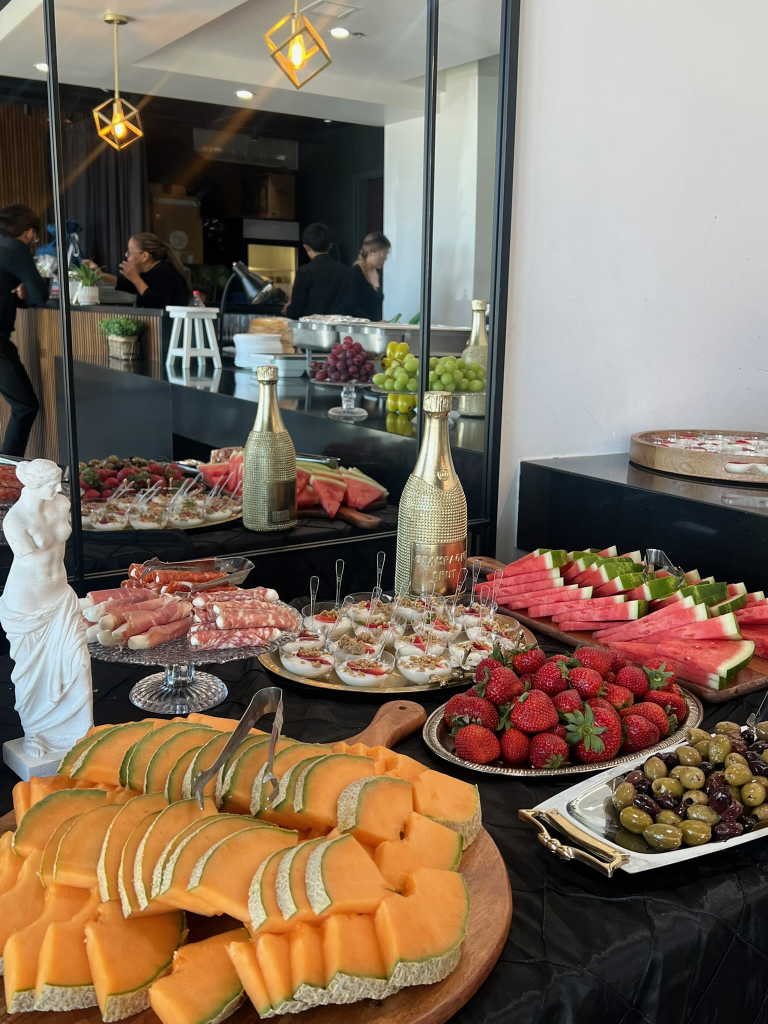
#> input picture GalleryPhotos/11.jpg, 1536 x 2048 px (shown at 1/2 size); its folder holds only this picture in this run
$ python make-gallery-thumbs.py
#> lines starting #> are read from the running program, lines starting #| are printed output that depends on the picture
#!/usr/bin/env python3
"""Generate square gallery thumbnails.

The grid shows each photo in a square tile about 271 CSS px wide at most, but the
originals are ~3 MP portraits, so the grid used to pull ~51 MB to draw postage
stamps. These thumbnails are pre-cropped to the same square the CSS would crop to,
at sizes that stay sharp up to a 3x display. The lightbox still loads the
untouched original, so the full-size view keeps every pixel.

Run after adding photos to GalleryPhotos/:
    python3 tools/make-gallery-thumbs.py
"""
from PIL import Image, ImageOps
import os, sys

SRC = "GalleryPhotos"
WIDTHS = [400, 600, 900]
QUALITY = 86

def main():
    root = os.path.dirname(os.path.dirname(os.path.abspath(__file__)))
    src = os.path.join(root, SRC)
    files = sorted((f for f in os.listdir(src) if f.lower().endswith(".jpg")),
                   key=lambda f: int(f.split(".")[0]))
    for w in WIDTHS:
        os.makedirs(os.path.join(src, "thumbs", str(w)), exist_ok=True)

    written = total = 0
    for f in files:
        im = ImageOps.exif_transpose(Image.open(os.path.join(src, f))).convert("RGB")
#> im is the input picture: PIL image 1536x2048 RGB; mean R, G, B 126.9, 109.9, 93.4
        for w in WIDTHS:
            out = os.path.join(src, "thumbs", str(w), f)
            # Centre-crop to a square first: object-cover would crop the same way,
            # so the pixels outside it are pure waste on the wire.
            sq = ImageOps.fit(im, (w, w), method=Image.LANCZOS, centering=(0.5, 0.5))
            sq.save(out, "JPEG", quality=QUALITY, optimize=True, progressive=True)
            total += os.path.getsize(out)
            written += 1
#> this loop made 3 passes
#> pass 1, in main, `sq = ImageOps.fit(im, (w, w), method=Image.LANCZOS, centering=(0.5, 0...`:
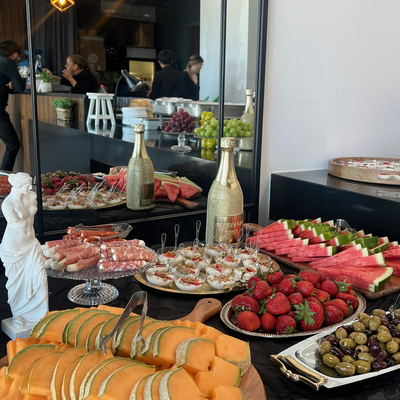
#> sq: PIL image 400x400 RGB; mean R, G, B 121.4, 105.7, 92.1
#> pass 2, in main, `sq = ImageOps.fit(im, (w, w), method=Image.LANCZOS, centering=(0.5, 0...`:
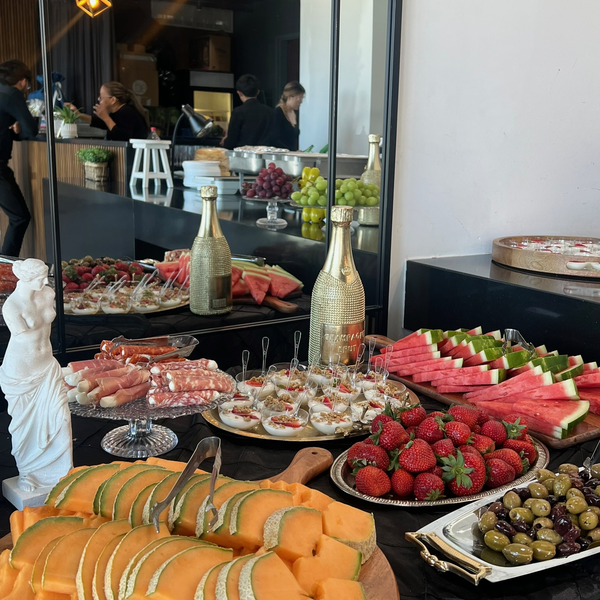
#> sq: PIL image 600x600 RGB; mean R, G, B 121.4, 105.7, 92.1
#> after the loop, total = 335515; written = 3
    print(f"wrote {written} thumbnails for {len(files)} photos, {total/1e6:.2f} MB total")
#| wrote 3 thumbnails for 1 photos, 0.34 MB total

if __name__ == "__main__":
    sys.exit(main())
#> (the program exits here)

$ run again, on GalleryPhotos/17.jpg
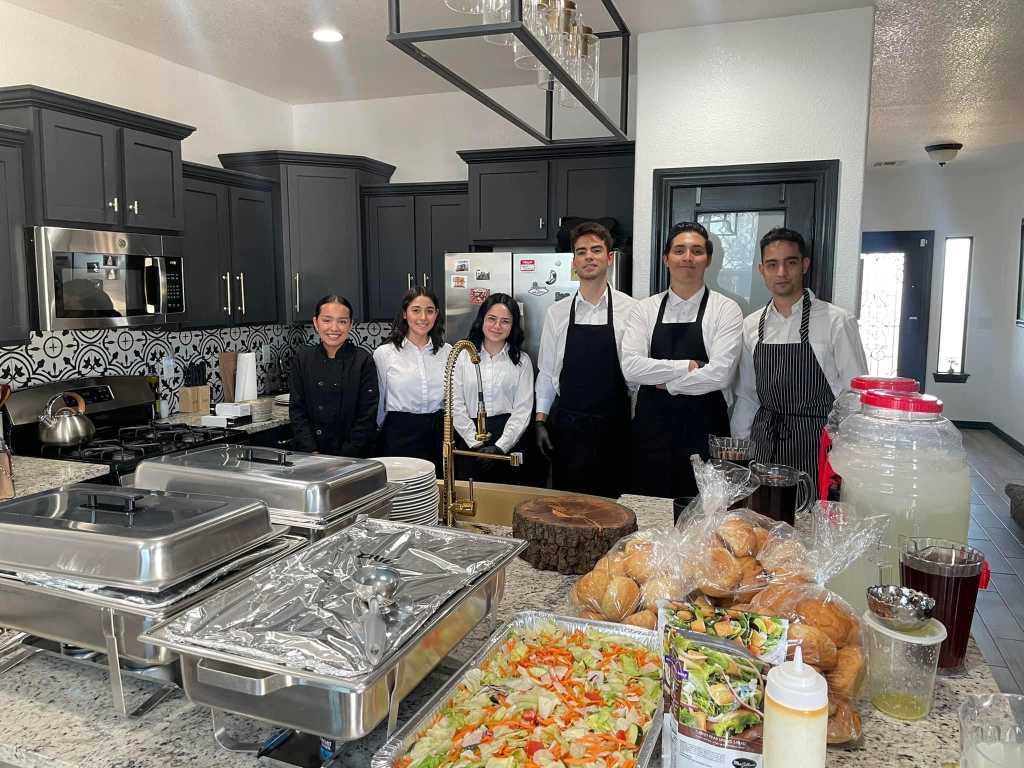
#> input picture GalleryPhotos/17.jpg, 2048 x 1536 px (shown at 1/2 size)
#> in main, im is the input picture: PIL image 2048x1536 RGB; mean R, G, B 127.5, 122, 113.5
#> the loop in main, `for w in WIDTHS:` made 3 passes
#> pass 1, in main, `sq = ImageOps.fit(im, (w, w), method=Image.LANCZOS, centering=(0.5, 0...`:
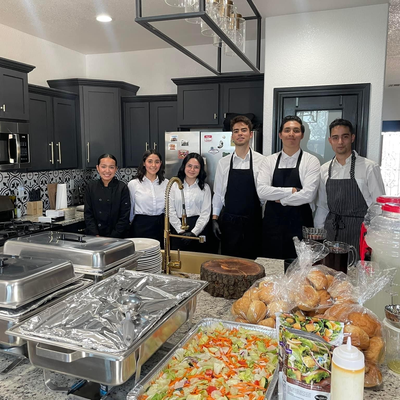
#> sq: PIL image 400x400 RGB; mean R, G, B 127, 120.6, 111.3
#> pass 2, in main, `sq = ImageOps.fit(im, (w, w), method=Image.LANCZOS, centering=(0.5, 0...`:
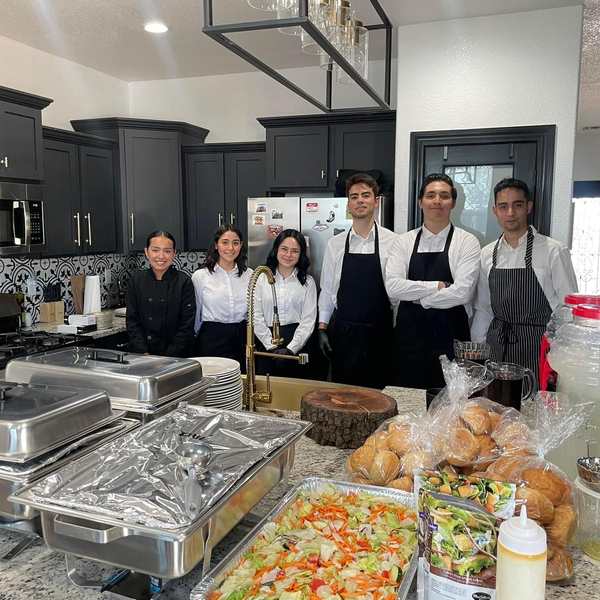
#> sq: PIL image 600x600 RGB; mean R, G, B 126.9, 120.6, 111.3
#> after the loop in main, `for w in WIDTHS:`: total = 376904; written = 3
#| wrote 3 thumbnails for 1 photos, 0.38 MB total

$ run again, on GalleryPhotos/18.jpg
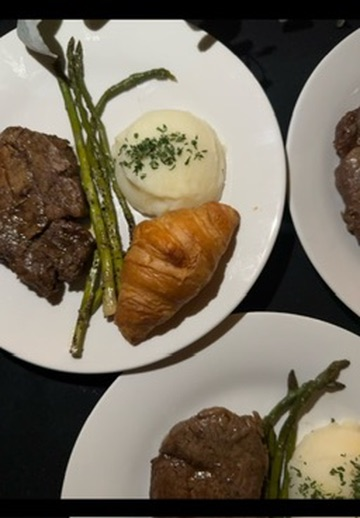
#> input picture GalleryPhotos/18.jpg, 360 x 518 px
#> in main, im is the input picture: PIL image 360x518 RGB; mean R, G, B 119.9, 110.4, 94.2
#> the loop in main, `for w in WIDTHS:` made 3 passes
#> pass 1, in main, `sq = ImageOps.fit(im, (w, w), method=Image.LANCZOS, centering=(0.5, 0...`:
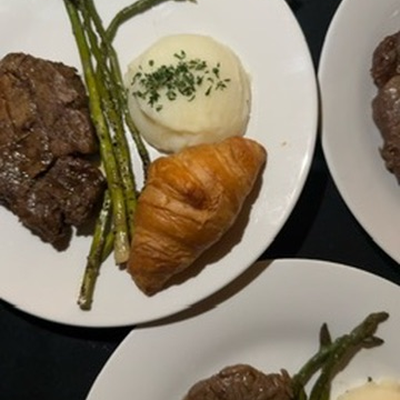
#> sq: PIL image 400x400 RGB; mean R, G, B 134.5, 122.9, 103.9
#> after the loop in main, `for w in WIDTHS:`: total = 159119; written = 3
#| wrote 3 thumbnails for 1 photos, 0.16 MB total

$ run again, on GalleryPhotos/2.jpg
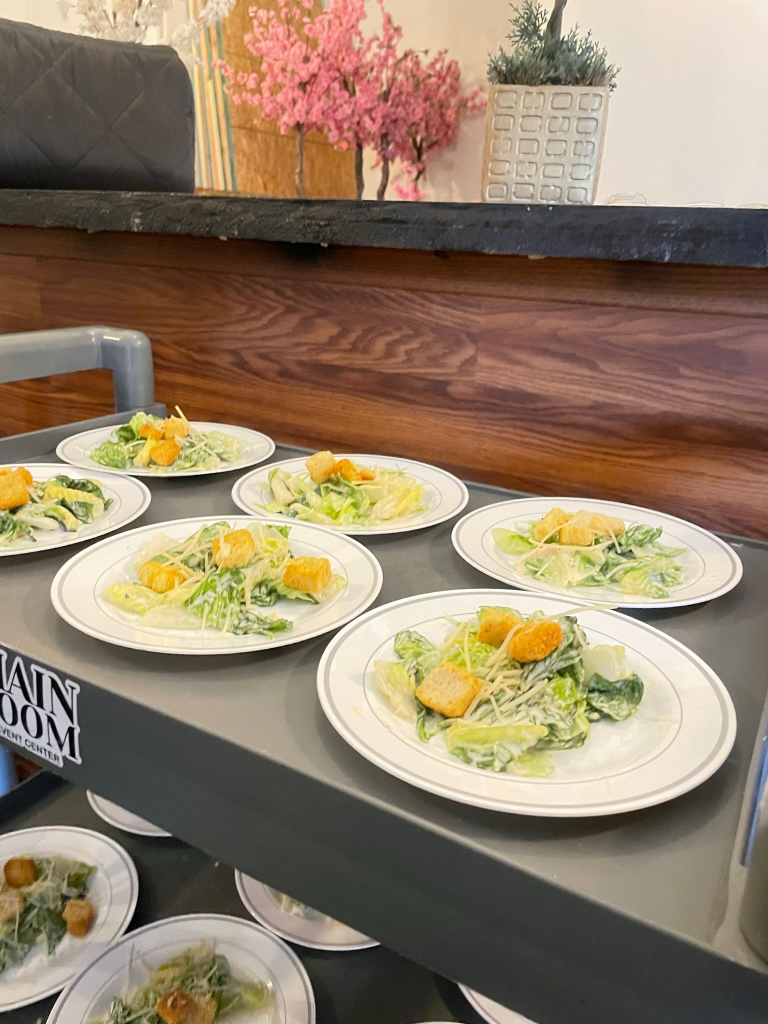
#> input picture GalleryPhotos/2.jpg, 1536 x 2048 px (shown at 1/2 size)
#> in main, im is the input picture: PIL image 1536x2048 RGB; mean R, G, B 144, 125.5, 103.4
#> the loop in main, `for w in WIDTHS:` made 3 passes
#> pass 1, in main, `sq = ImageOps.fit(im, (w, w), method=Image.LANCZOS, centering=(0.5, 0...`:
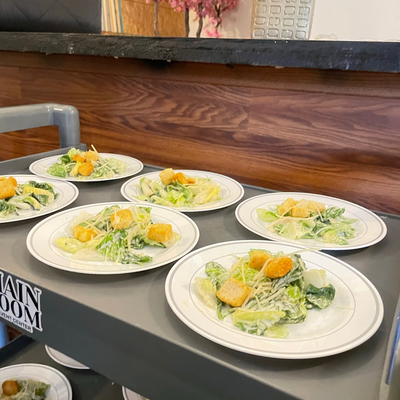
#> sq: PIL image 400x400 RGB; mean R, G, B 143.8, 125.1, 100.9
#> after the loop in main, `for w in WIDTHS:`: total = 261894; written = 3
#| wrote 3 thumbnails for 1 photos, 0.26 MB total
